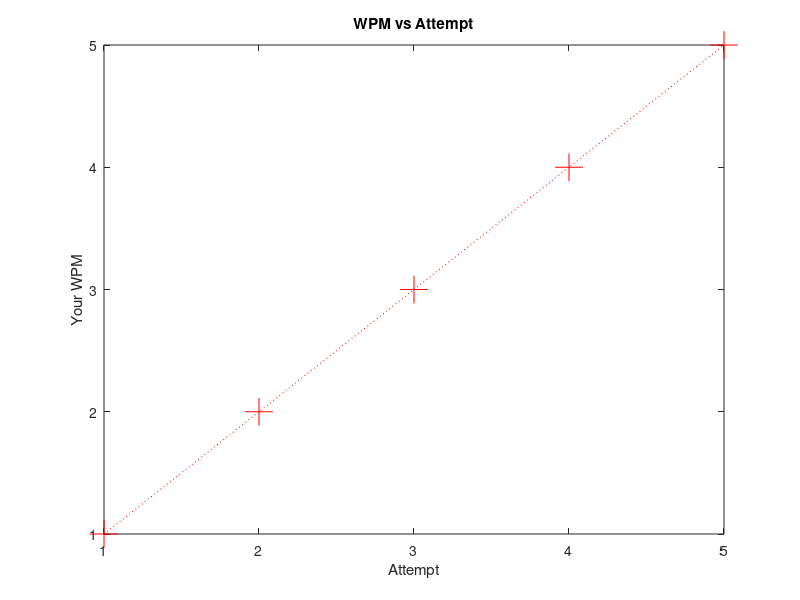

Write the MATLAB code that produced this figure.
%test plot
x=[1:5]
y=[1:5]
figure
plot(x,y,':+','Color',[1,0,0],'MarkerSize',20)

title('WPM vs Attempt')
xlabel('Attempt')
ylabel('Your WPM')